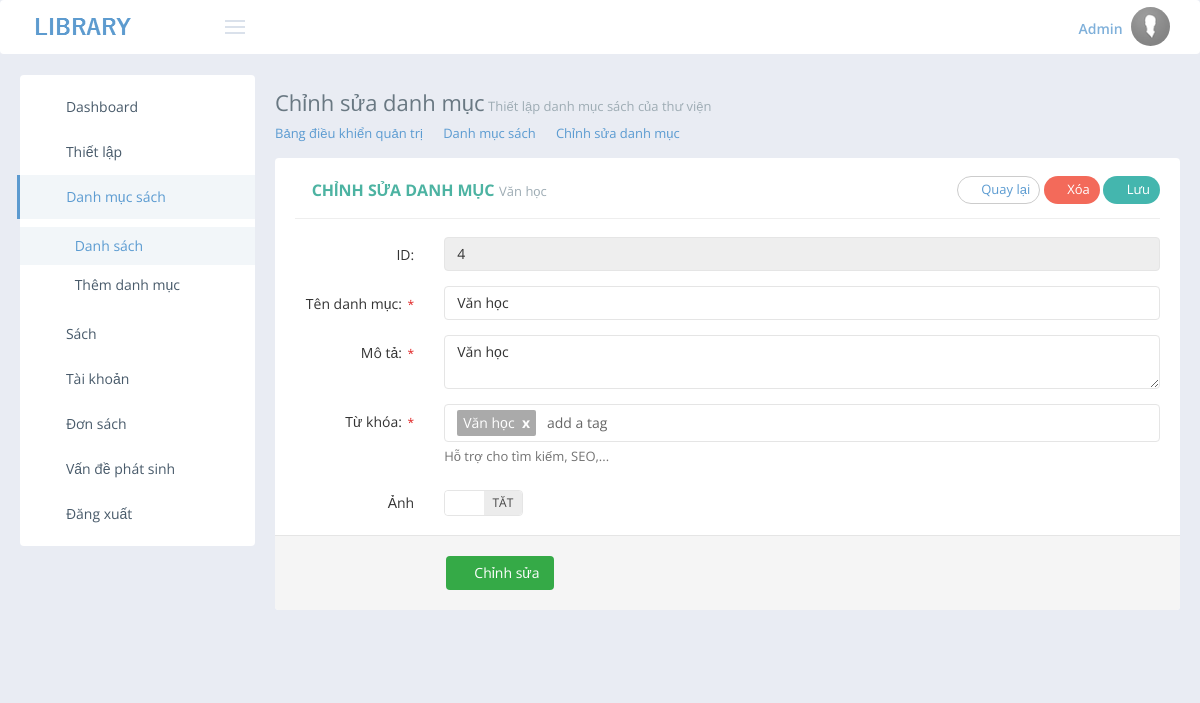
The app's page /admin/cate-edit.php?id=4 (signed in) with its own data.
### tables this page shows
CREATE TABLE IF NOT EXISTS `cate1` (
`id` int(11) NOT NULL,
  `title` text NOT NULL,
  `description` text NOT NULL,
  `keyword` text NOT NULL,
  `title-wrapper` text NOT NULL
);

### admin/cate-edit.php (the view, shortened to what this page needs)
<?php
$pagelv1='<link rel="stylesheet" type="text/css" href="../../assets/global/plugins/select2/select2.min.css"/>
<link href="../../assets/global/plugins/fancybox/source/jquery.fancybox.min.css" rel="stylesheet" type="text/css"/>
<link rel="stylesheet" type="text/css" href="../../assets/global/plugins/jquery-tags-input/jquery.tagsinput.min.css"/>
<link rel="stylesheet" type="text/css" href="../../assets/global/plugins/bootstrap-fileinput/bootstrap-fileinput.min.css"/>
<link rel="stylesheet" type="text/css" href="../../assets/global/plugins/bootstrap-switch/css/bootstrap-switch.min.css"/>
<style>
.radio {  min-height: 18px !important; padding-top: 0 !important; margin-bottom: 5px!important;   margin-right: 3px !important;}
</style>';
require_once('./lib/header.php');
?>
	<div class="page-content-wrapper">
		<div class="page-content">
			<div class="page-head">
				<div class="page-title">
					<h1>Chỉnh sửa danh mục<small> Thiết lập danh mục sách của thư viện</small></h1>
				</div>
			</div>
			<ul class="page-breadcrumb breadcrumb">
				<li>
					<a href="dash.php">Bảng điều khiển quản trị</a>
					<i class="fa fa-circle"></i>
				</li>
				<li>
					<a href="cate-list.php">Danh mục sách</a>
					<i class="fa fa-circle"></i>
				</li>
				<li>
					<a href="#">Chỉnh sửa danh mục</a>
				</li>
			</ul>
			<?php
			if ($_GET['type'] == '2') { $string='2'; } else { $string='1'; }
			$sql="SELECT * FROM `cate".$string."` WHERE `id`='".$_GET['id']."'";
			$query=@mysql_query($sql);
			if (@mysql_num_rows($query) > 0)
			{
				$row=@mysql_fetch_assoc($query);
			?>
			<div class="row">
				<div class="col-md-12">
					<form class="form-horizontal form-row-seperated" id='catedata' onsubmit='return editCate();'>
 						<div class="portlet light">
							<div class="portlet-title">
								<div class="caption">
									<i class="icon-settings font-green-sharp"></i>
									<span class="caption-subject font-green-sharp bold uppercase">
									Chỉnh sửa danh mục</span>
									<span class="caption-helper"><?=$row['title']?></span>
								</div>
								<div class="actions btn-set">
									<button type='button' class="btn btn-default btn-circle"><a href='cate-list.php'><i class="fa fa-angle-left"></i> Quay lại</a></button>
									<button type='button' onclick='delCate(<?=$row['id']?>,<?=$string?>)'class="btn red-haze btn-circle"><i class="fa fa-remove"></i> Xóa</button>
									<button type='submit' class="btn green-haze btn-circle"><i class="fa fa-check"></i> Lưu</button>
								</div>
							</div>
							<div class="portlet-body">
								<div class="tabbable">
									<div class="tab-content no-space">
										<div class="form-body">
											<div class="form-group">
												<label class="col-md-2 control-label">ID: </label>
												<div class="col-md-10">
													<input type="text" class="form-control" readonly value="<?=$row['id']?>">
												</div>
											</div>
											<div class="form-group" id='titlediv'>
												<label class="col-md-2 control-label">Tên danh mục: <span class="required">*</span></label>
												<div class="col-md-10">
												<div class='input-icon right'>
													<i class='fa fa-info-circle tooltips' data-original-title='Mục này là bắt buộc' data-container='body' id='errtitle'></i>
													<input type="text" class="form-control" name="catetitle" id="catetitle" value="<?=$row['title']?>">
												</div>
												</div>
											</div>
											<div class="form-group" id='descriptiondiv'>
												<label class="col-md-2 control-label">Mô tả: <span class="required">*</span></label>
												<div class="col-md-10">
												<div class='input-icon right'>
													<i class='fa fa-info-circle tooltips' data-original-title='Mục này là bắt buộc' data-container='body' id='errdescription'></i>
													<textarea class="form-control" name="catedescription" id="catedescription"><?=$row['description']?></textarea>
												</div>
												</div>
											</div>
											<div class="form-group" id='keyworddiv'>
												<label class="col-md-2 control-label">Từ khóa: <span class="required">*</span></label>
												<div class="col-md-10">
												<div class='input-icon right'>
													<i class='fa fa-info-circle tooltips' data-original-title='Mục này là bắt buộc' data-container='body' id='errkeyword'></i>
													<span class="help-block">Hỗ trợ cho tìm kiếm, SEO,... </span>
												</div>
												</div>
											</div>
											<div class="form-group last" id='imagediv'>
												<label class="col-md-2 control-label">Ảnh </label>
												<div class="col-md-10">
												<div style='margin-top: 5px;margin-bottom: 4px;'></div>
												</div>
											</div>
										</div>
										<div class="form-actions form-actionlol">
											<div class="row">
												<div class="col-md-offset-2 col-md-10">
													<button type="submit" class="btn green"><i class="fa fa-check"></i> Chỉnh sửa</button>
												</div>
											</div>
										</div>
									</div>
								</div>
							</div>
						</div>
					</form>
				</div>
			</div>
			<?php
			}
			else {
				echo '<div class="alert alert-danger alert-dismissable"><span class="alert-content">Danh mục này không có thật</span></div>';
			}
			?>
		</div>
	</div>
<?php
require_once('./lib/footer.php');
?>

### assets/admin/layout/css/layout.css (style rules this page uses)
.page-head:before, .page-head:after { content: " "; display: table; }
.page-head:after { clear: both; }
.page-head .page-title { display: inline-block; float: left; padding: 5px 0 10px 0; }
.page-head .page-title > h1 { color: #697882; font-size: 22px; font-weight: 400; margin: 0; padding: 0; }
.page-head .page-title > h1 > small { color: #9eacb4; font-size: 13px; font-weight: 400; }
.breadcrumb { background: none; padding: 0 0 15px 0; margin: 0; color: #c5ccd5; }
.breadcrumb > li + li:before { display: none; }
.breadcrumb .fa { font-size: 6px; margin: 0 2px 0 4px; position: relative; top: -1px; }
.page-content { margin-top: 0px; padding: 0px; }
@media (min-width: 992px) { .page-content-wrapper { float: left; width: 100%; } }
@media (min-width: 992px) { .page-content-wrapper .page-content { margin-left: 235px; margin-top: 0px; min-height: 600px; padding: 10px 0 0 20px; } }
.form-actionlol { padding: 20px 10px 20px 20px; background-color: #f5f5f5; border-top: 1px solid #e5e5e5; margin-bottom: -15px; margin-left: -20px; margin-right: -20px; -moz-border-radius-bottomright: 4px; -webkit-border-bottom-right-radius: 4px; -moz-border-radius-bottomleft: 4px; -webkit-border-bottom-left-radius: 4px; }

### records on screen
cate1: title "Văn học", id "4", catetitle "Văn học", catedescription "Văn học"
